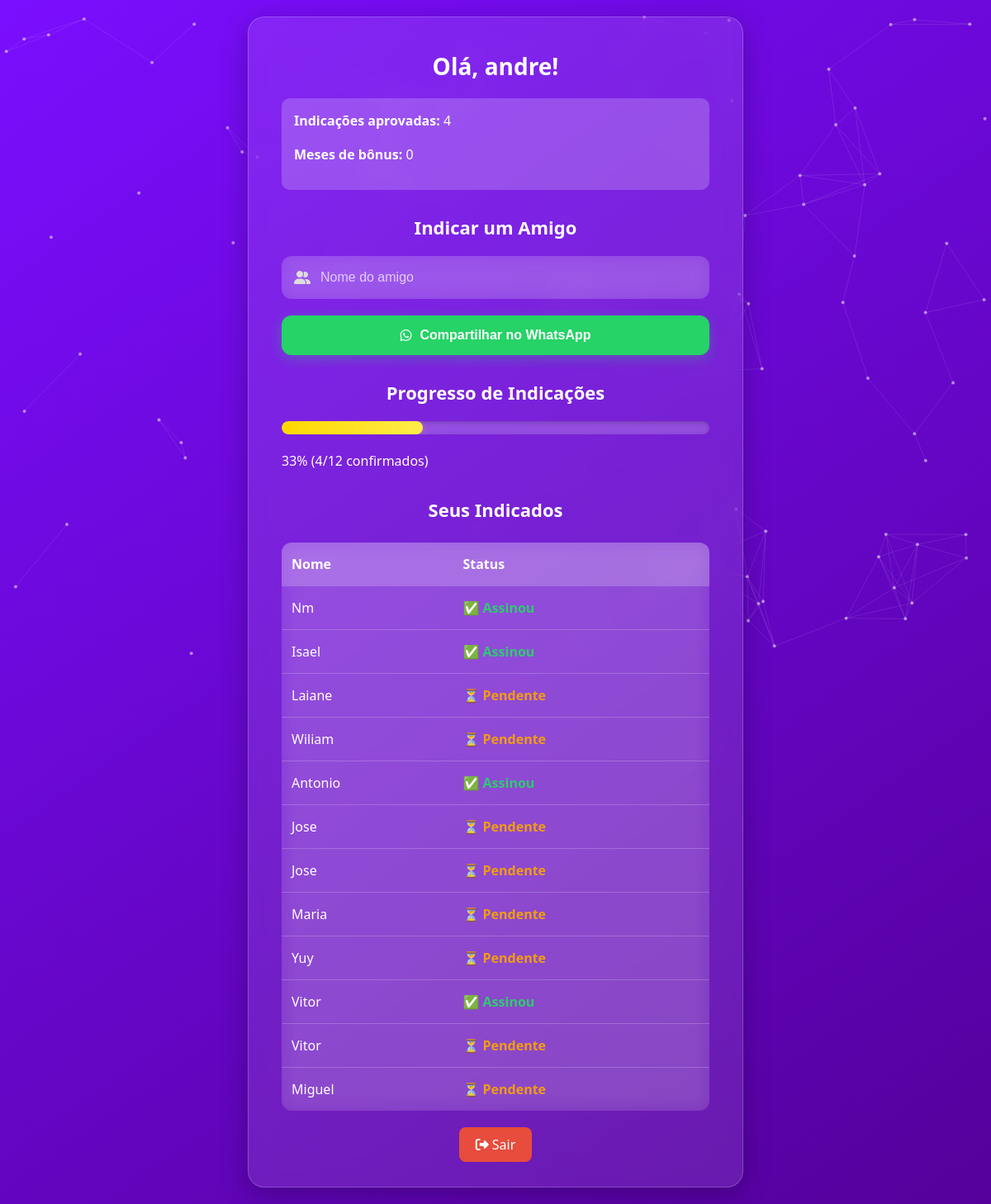
Screenshot of /painel (signed in) with the database file from the repository.
### tables this page shows
CREATE TABLE clientes (
            id INTEGER PRIMARY KEY AUTOINCREMENT,
            nome TEXT NOT NULL,
            email TEXT UNIQUE NOT NULL,
            telefone TEXT,
            senha TEXT NOT NULL,
            indicacoes INTEGER DEFAULT 0,
            meses_bonus INTEGER DEFAULT 0,
            link_indicacao TEXT
        );

CREATE TABLE indicacoes (
        id INTEGER PRIMARY KEY AUTOINCREMENT,
        cliente_id INTEGER,
        nome TEXT,
        email TEXT,
        assinou INTEGER DEFAULT 0
    );

### app.py (the view)
@app.route('/painel')
def painel():
    if 'cliente_id' not in session:
        return redirect('/login')
    cliente_id = session['cliente_id']
    conn = get_db_connection()
    cliente = conn.execute("SELECT nome, email, indicacoes, meses_bonus, link_indicacao FROM clientes WHERE id = ?", (cliente_id,)).fetchone()
    indicacoes = conn.execute("SELECT nome, email, assinou FROM indicacoes WHERE cliente_id = ?", (cliente_id,)).fetchall()
    conn.close()
    indicados = [{'nome': i['nome'], 'email': i['email'], 'assinou': bool(i['assinou'])} for i in indicacoes]
    total_indicados = len(indicados)
    total_assinantes = sum(1 for i in indicados if i['assinou'])
    progresso_percent = int((total_assinantes / total_indicados) * 100) if total_indicados > 0 else 0
    show_parabens = total_assinantes >= 6
    return render_template('painel.html',
                           cliente=cliente,
                           indicados=indicados,
                           total_indicados=total_indicados,
                           total_assinantes=total_assinantes,
                           progresso_percent=progresso_percent,
                           show_parabens=show_parabens)

### app.py (called while the page is built)
def get_db_connection():
    conn = sqlite3.connect('banco.db')
    conn.row_factory = sqlite3.Row
    conn.execute('PRAGMA foreign_keys = ON')
    return conn

### templates/painel.html (shortened to what this page needs)
<!DOCTYPE html>
<html lang="pt-br">
<head>
  <link rel="stylesheet" href="{{ url_for('static', filename='style.css') }}">
  <link rel="stylesheet" href="https://cdnjs.cloudflare.com/ajax/libs/font-awesome/6.5.0/css/all.min.css">
</head>
<body>
  <canvas id="background-animation"></canvas>
  <div class="painel-container">
    <h1>Olá, {{ cliente.nome }}!</h1>
    <div style="background: rgba(255,255,255,0.2); padding: 15px; border-radius: 10px; margin: 15px 0;">
      <p><strong>Indicações aprovadas:</strong> {{ cliente.indicacoes }}</p>
      <p><strong>Meses de bônus:</strong> {{ cliente.meses_bonus }}</p>
    </div>
    <h2>Indicar um Amigo</h2>
    <form method="POST" action="/indicar_amigo">
      <div class="input-group">
        <i class="fas fa-user-friends"></i>
        <input type="text" name="nome_amigo" placeholder="Nome do amigo" required>
      </div>
      <button type="submit" class="whatsapp-button">
        <i class="fab fa-whatsapp"></i>
        Compartilhar no WhatsApp
      </button>
    </form>
    <h2>Progresso de Indicações</h2>
    <div class="progress-bar">
      <div class="progress-bar-fill" style="width: {{ progresso_percent }}%;"></div>
    </div>
    <p>{{ progresso_percent }}% ({{ total_assinantes }}/{{ total_indicados }} confirmados)</p>
    <h2>Seus Indicados</h2>
    {% if indicados %}
    <table class="tabela-indicados">
      <thead>
        <tr>
          <th>Nome</th>
          <th>Status</th>
        </tr>
      </thead>
      <tbody>
        {% for indicado in indicados %}
        <tr>
          <td>{{ indicado.nome }}</td>
          <td>
            {% if indicado.assinou %}
              <span class="status-assinou">✅ Assinou</span>
            {% else %}
              <span class="status-pendente">⏳ Pendente</span>
            {% endif %}
          </td>
        </tr>
        {% endfor %}
      </tbody>
    </table>
    {% else %}
      <p style="text-align: center; padding: 20px; background: rgba(255,255,255,0.1); border-radius: 10px;">
        Nenhum indicado até agora. Comece indicando seus amigos!
      </p>
    {% endif %}
    <div style="margin-top: 30px; text-align: center;">
      <a href="/logout" style="background: #e74c3c; color: white; padding: 10px 20px; border-radius: 8px; text-decoration: none;">
        <i class="fas fa-sign-out-alt"></i> Sair
      </a>
    </div>
  </div>
  <script>
    const canvas = document.getElementById('background-animation');
    const ctx = canvas.getContext('2d');
    let w = canvas.width = window.innerWidth;
    let h = canvas.height = window.innerHeight;
    let points = [];
    for (let i = 0; i < 100; i++) {
      points.push({
        x: Math.random() * w,
        y: Math.random() * h,
        vx: (Math.random() - 0.5) * 0.5,
        vy: (Math.random() - 0.5) * 0.5
      });
    }
    function draw() {
      ctx.clearRect(0, 0, w, h);
      for (let i = 0; i < points.length; i++) {
        let p = points[i];
        p.x += p.vx;
        p.y += p.vy;
        if (p.x < 0 || p.x > w) p.vx *= -1;
        if (p.y < 0 || p.y > h) p.vy *= -1;
        ctx.beginPath();
        ctx.arc(p.x, p.y, 2, 0, Math.PI * 2);
        ctx.fillStyle = 'rgba(255, 255, 255, 0.5)';
        ctx.fill();
        for (let j = i + 1; j < points.length; j++) {
          let q = points[j];
          let dist = Math.hypot(p.x - q.x, p.y - q.y);
          if (dist < 100) {
            ctx.beginPath();
            ctx.moveTo(p.x, p.y);
            ctx.lineTo(q.x, q.y);
            ctx.strokeStyle = 'rgba(255, 255, 255, 0.1)';
            ctx.stroke();
          }
        }
      }
      requestAnimationFrame(draw);
    }
    draw();
    window.addEventListener('resize', () => {
      w = canvas.width = window.innerWidth;
      h = canvas.height = window.innerHeight;
    });
  </script>
</body>
</html>

### static/style.css (style rules this page uses)
* { margin: 0; padding: 0; box-sizing: border-box; }
body { font-family: 'Segoe UI', Tahoma, Geneva, Verdana, sans-serif; background: linear-gradient(145deg, #7a0eff, #55009b); min-height: 100vh; overflow-x: hidden; display: flex; align-items: center; justify-content: center; flex-direction: column; position: relative; }
#background-animation { position: fixed; top: 0; left: 0; width: 100%; height: 100%; z-index: -1; pointer-events: none; }
.login-container, .cadastro-container, .painel-container { background: rgba(255, 255, 255, 0.1); padding: 40px; border-radius: 20px; backdrop-filter: blur(15px); box-shadow: 0 8px 32px rgba(0, 0, 0, 0.25); width: 100%; max-width: 420px; text-align: center; color: #fff; animation: fadeSlideIn 1s ease forwards; margin: 20px; border: 1px solid rgba(255, 255, 255, 0.2); }
.painel-container { max-width: 600px; text-align: left; }
h1, h2, h3 { margin-bottom: 20px; font-weight: 600; }
h1 { font-size: 28px; text-align: center; }
h2 { font-size: 22px; margin-top: 30px; text-align: center; }
p { margin-bottom: 15px; line-height: 1.6; }
.input-group { position: relative; margin-bottom: 20px; width: 100%; }
.input-group i { position: absolute; left: 15px; top: 50%; transform: translateY(-50%); color: #ddd; font-size: 16px; pointer-events: none; z-index: 2; }
.input-group input, input[type="text"], input[type="email"], input[type="password"], input[type="tel"] { width: 100%; padding: 15px 15px 15px 45px; background: rgba(255, 255, 255, 0.15); border-radius: 12px; border: 2px solid transparent; color: #fff; font-size: 16px; outline: none; transition: all 0.3s ease; backdrop-filter: blur(10px); }
input::placeholder { color: rgba(255, 255, 255, 0.7); }
button, .whatsapp-button { width: 100%; padding: 15px 20px; background: #25D366; color: #fff; border: none; border-radius: 12px; font-size: 16px; font-weight: 600; cursor: pointer; transition: all 0.3s ease; margin-top: 15px; display: flex; align-items: center; justify-content: center; gap: 10px; text-decoration: none; box-shadow: 0 4px 15px rgba(37, 211, 102, 0.3); }
a { color: #fff; text-decoration: none; transition: all 0.3s ease; }
.progress-bar { width: 100%; height: 16px; background: rgba(255, 255, 255, 0.2); border-radius: 10px; margin: 20px 0; overflow: hidden; box-shadow: inset 0 2px 5px rgba(0, 0, 0, 0.2); }
.progress-bar-fill { height: 100%; background: linear-gradient(90deg, #ffd700, #ffed4a); border-radius: 10px; transition: width 0.8s ease; box-shadow: 0 2px 10px rgba(255, 215, 0, 0.3); }
.tabela-indicados { width: 100%; margin-top: 25px; border-collapse: collapse; color: white; background: rgba(255, 255, 255, 0.1); border-radius: 12px; overflow: hidden; backdrop-filter: blur(10px); }
.tabela-indicados th, .tabela-indicados td { padding: 15px 12px; border-bottom: 1px solid rgba(255, 255, 255, 0.2); }
.tabela-indicados th { background: rgba(255, 255, 255, 0.2); color: #fff; font-weight: 600; text-align: left; }
.tabela-indicados tr:last-child td { border-bottom: none; }
.status-assinou { color: #2ecc71; font-weight: bold; display: flex; align-items: center; gap: 5px; }
.status-pendente { color: #f39c12; font-weight: bold; display: flex; align-items: center; gap: 5px; }

### rows the page displays
clientes: nome "andre", indicacoes "4", meses_bonus "0"
indicacoes: nome "Nm", assinou "✅ Assinou"
indicacoes: nome "Isael", assinou "✅ Assinou"
indicacoes: nome "Laiane", assinou "⏳ Pendente"
indicacoes: nome "Wiliam", assinou "⏳ Pendente"
indicacoes: nome "Antonio", assinou "✅ Assinou"
indicacoes: nome "Jose", assinou "⏳ Pendente"
indicacoes: nome "Jose", assinou "⏳ Pendente"
indicacoes: nome "Maria", assinou "⏳ Pendente"
indicacoes: nome "Yuy", assinou "⏳ Pendente"
indicacoes: nome "Vitor", assinou "✅ Assinou"
indicacoes: nome "Vitor", assinou "⏳ Pendente"
indicacoes: nome "Miguel", assinou "⏳ Pendente"

### other values shown
{{ progresso_percent }} "33"
{{ total_assinantes }} "4"
{{ total_indicados }} "12"
